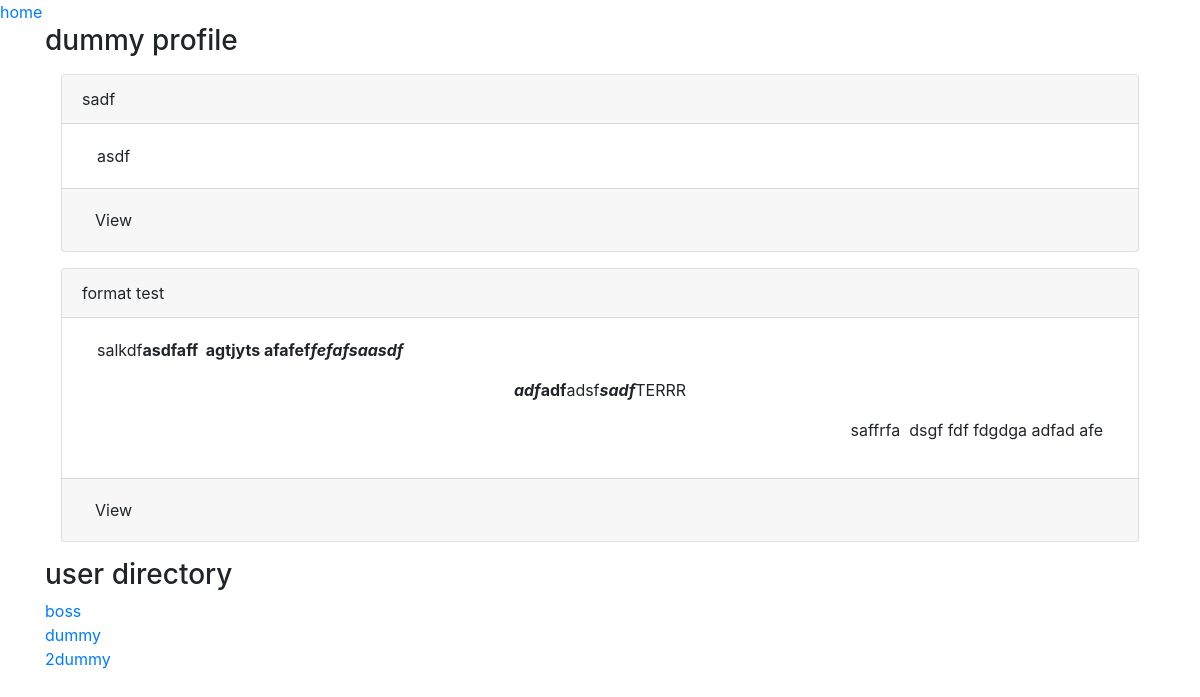
The app's page /charapp/profile/dummy/, older data.
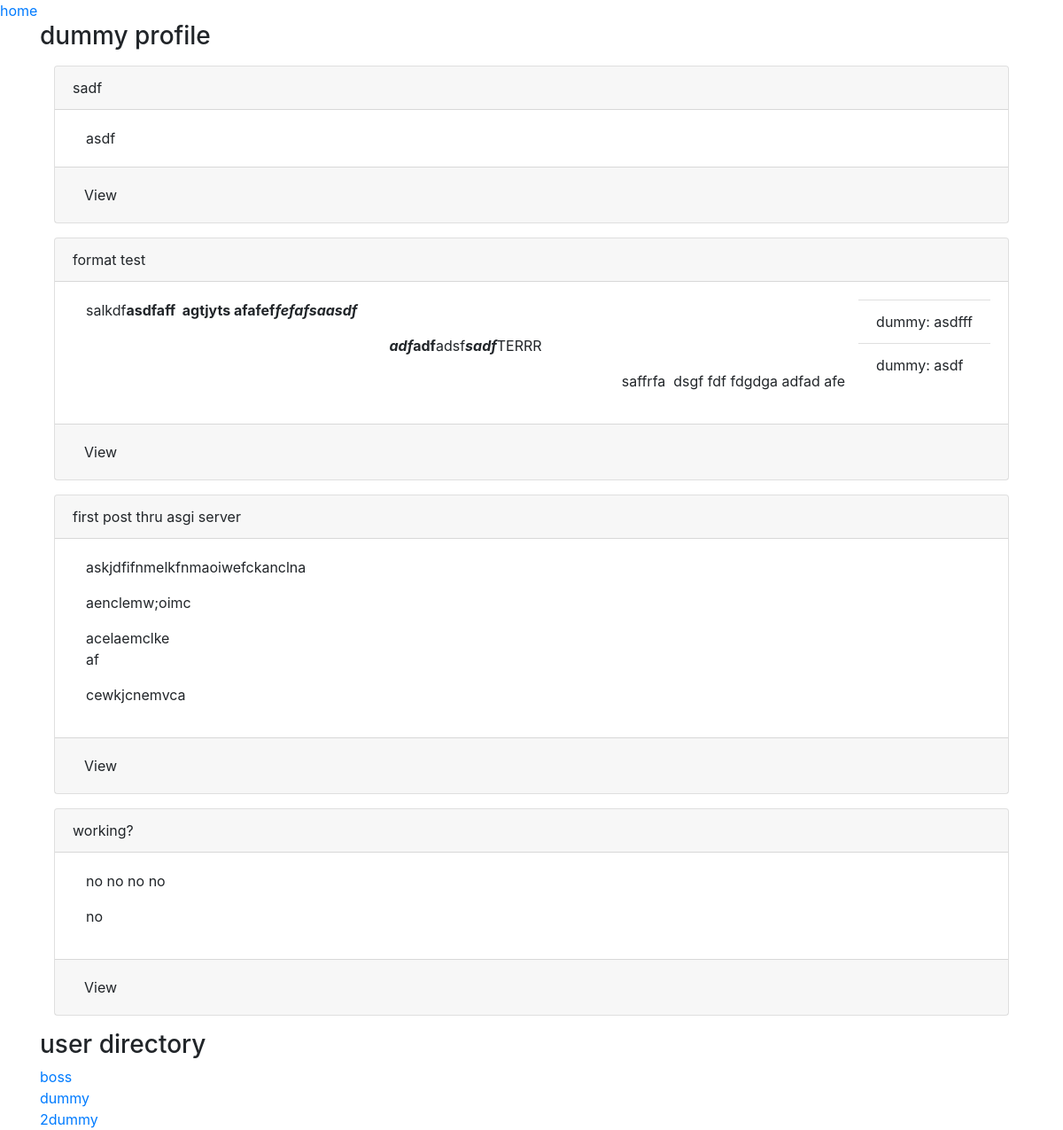
The same page, newer data.
### charapp/models.py (models this page shows, shortened)
class Post(models.Model):
    user = models.ForeignKey(User, related_name = 'posts', on_delete = models.CASCADE)
    text = models.TextField()
    title = models.CharField(max_length = 50, blank=True, null=True)
    date_created = models.DateTimeField(auto_now_add = True)
    upload = models.FileField(upload_to='uploads/', blank = True, null = True)

class Comment(models.Model):
    user = models.ForeignKey(User, related_name = 'comments', on_delete = models.CASCADE)
    text = models.TextField()
    date_created = models.DateTimeField(auto_now_add = True)
    post = models.ForeignKey(Post, related_name = 'comments', on_delete = models.CASCADE)
    def __str__(self):
        return f'{self.user.username}: {self.text}'

### charapp/views.py (the view)
# urls.py: path('profile/<str:username>/', views.profile, name='profile'),
def profile(request, username):
    context = {
        'profile': User.objects.get(username = username),
        'userlist': User.objects.all(),
    }
    return render(request, 'charapp/profile.html', context)

### charapp/templates/charapp/profile.html (shortened to what this page needs)
{% extends 'charbucket/base.html' %}
{% block content %}
    <a href="{% url 'charapp:userhome' %}">home</a>
    <div class="container">
        <h3>{{profile.username}} profile</h3>
        {% for post in profile.posts.all %}
        <div class="card m-3">
                <div class="card-header">
                    {{post.title}}
                </div>
                <div class="card-body d-flex">
                    <div class="card-text col-sm">
                        {{post.text|safe}}
                    </div>
                    <ul class="list-group list-group-flush">
                        {% for comment in post.comments.all %}
                        <li class="list-group-item">{{comment}}</li>
                        {% endfor %}
                    </ul>
                </div>
                <div class="card-footer">
                    <a type="button" class="btn" href="{% url 'charapp:post_table' post.id %}">View</a>
                </div>
            </div>
        {% endfor %}
    </div>
    <div class="container">
        <h3>user directory</h3>
        {% for user in userlist %}
        <a href="{% url 'charapp:profile' user.username %}">{{user}}</a> <br>
        {% endfor %}
    </div>
{% endblock %}

### templates/charbucket/base.html (shortened to what this page needs)
{% load staticfiles %}
<!doctype html>
<html lang="en">
  <head>
    <link rel="stylesheet" href="https://stackpath.bootstrapcdn.com/bootstrap/4.3.1/css/bootstrap.min.css">
    <link href="{% static 'trix/trix.css' %}" rel="stylesheet">
  </head>
  <body>
    {% block content %}
    {% endblock %}
  </body>
</html>

Row changes from the older to the newer data that the page shows:
added Comment: user+text "dummy: asdfff", shown under Post "format test"
added Comment: user+text "dummy: asdf", shown under Post "format test"
added Post: title "first post thru asgi server", text "askjdfifnmelkfnmaoiwefckanclna aenclemw;oimc acelaemclke af cewkjcnemvca"
added Post: title "working?", text "no no no no no"
